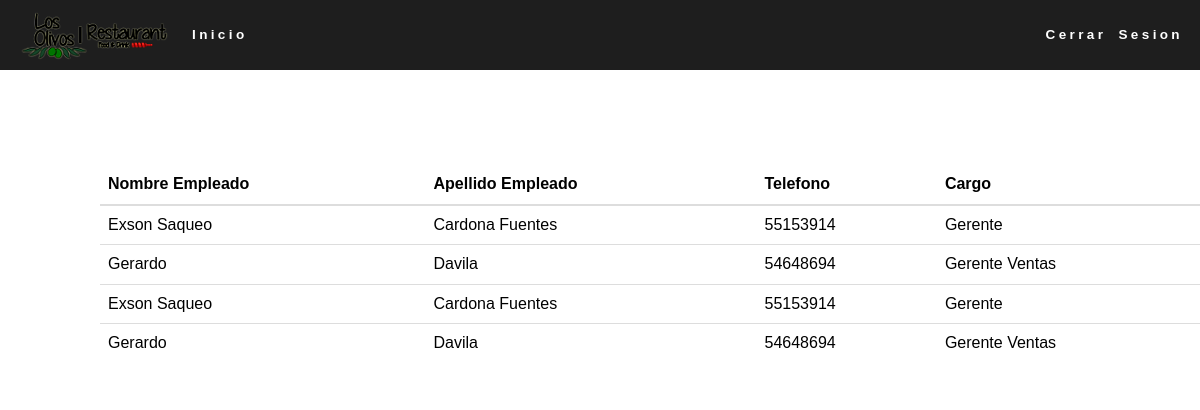
The app's page /empleados.php (signed in) with its own data.
### tables this page shows
CREATE TABLE IF NOT EXISTS `empleados` (
  `idEmpleados` int(11) NOT NULL AUTO_INCREMENT,
  `Nombre_Empleado` varchar(45) DEFAULT NULL,
  `Apellido_Empleado` varchar(45) DEFAULT NULL,
  `Telefono` varchar(45) DEFAULT NULL,
  `Direccion_Empleado` varchar(45) DEFAULT NULL,
  `Cargo` varchar(45) DEFAULT NULL,
  `usuario` varchar(45) NOT NULL,
  `password` varchar(45) NOT NULL,
  PRIMARY KEY (`idEmpleados`)
);

### empleados.php (the view, shortened to what this page needs)
<!DOCTYPE html>
<html>
    <link rel="stylesheet" href="css/normalize.css">
    <link rel="stylesheet" href="css/main.css" media="screen" type="text/css">
    <link rel="stylesheet" href="css/bootstrap.css">
    <link rel="stylesheet" href="css/style-portfolio.css">
    <link rel="stylesheet" href="css/picto-foundry-food.css" />
    <link rel="stylesheet" href="css/jquery-ui.css">
    <link href="css/font-awesome.min.css" rel="stylesheet">
</head>
<body>
    <nav class="navbar navbar-default navbar-fixed-top" role="navigation">
        <div class="container-fluid">
            <div class="navbar-header">
                <a class="navbar-brand" href="#"><img src="images/logo72.png" alt="Inicio"></a>
            </div>
            <div class="collapse navbar-collapse" id="bs-example-navbar-collapse-1">
                <ul class="nav navbar-nav main-nav   ">
                    <li><a class="color_animation" href="contenido.php">Inicio</a></li>
                </ul>
<?php
    if($_SESSION['valido']==0){
    echo "<div align='center'>";
        echo "<img class='img-responsive' src='images/logo72.png' alt='restringido'>";
        echo "<a class='btn btn-warning' href='index.php'>Login</a>";
    echo "</div>";
    }
else
    {
?>
                <ul class="nav navbar-nav main-nav  clear navbar-right navbar-raght">
                    <li><a class="color_animation" href="cerrarsesion.php">Cerrar Sesion</a></li>
                </ul>
            </div>
        </div>
        </nav>
        <div class="container-fluid">
            <div class="row">
                <div class="col-md col-lg-offset-1">
                    <table class="table table-hover table-responsive">
                       <tbody>
                            <div class="container-fluid">
   <div class="row">
    <div class="col-md-5">
      <table class="table table-hover table-responsive">
     <thead>
        <tr>
          <th>Nombre Empleado</th>
          <th>Apellido Empleado</th>
          <th>Telefono</th>
          <th>Cargo</th>
                 </tr>
      </thead>
    <tbody>
<?php
 $con = mysqli_connect('mysql.hostinger.es', 'u365468925_proye', 'paginasweb2015', 'u365468925_proye');
  $query="SELECT * FROM `empleados`";
  $record = mysqli_query($con,$query);
      while ($dato = mysqli_fetch_array($record)) {
                                   echo "<tr>";
                                    echo "<td>".$dato['Nombre_Empleado']."</td>";
                                    echo "<td>".$dato['Apellido_Empleado']."</td>";
                                    echo "<td>".$dato['Telefono']."</td>";
                                    echo "<td>".$dato['Cargo']."</td><br>";
                                    echo "<tr>";
                              }
                        ?>
                        </tbody>
                    </table>
                </div>
            </div>
        </div >
    </body>
</html>
<?php
}
?>

### css/main.css (style rules this page uses)
*, *:before, *:after { -moz-box-sizing: border-box; box-sizing: border-box; -webkit-font-smoothing: antialiased; }
body, html { margin: 0; padding: 0; height: 100%; }
.clear::after { content: ""; display: table; clear: both; }
h1, h2, p, span, a { font-family: "museo-sans", helvetica, sans-serif; color: #2f2e2f; margin: 0; padding: 0; }
.color_animation { word-spacing: 5px; margin-right: -30px; margin-left: -30px !important; color: white !important; -webkit-transition: color 0.3s ease-out; -moz-transition: color 0.3s ease-in-out; -o-transition: color 0.3s ease-in-out; -ms-transition: color 0.3s ease-in-out; transition: color 0.3s ease-in-out; }
.navbar-brand { font-family: 'Pacifico', cursive; font-size: 34px !important; text-decoration: none; color: white !important; }
nav { background: #1E1E1E !important; font-size: 18px; color: white !important; }
li { color: white !important; word-spacing: 5px !important; }
.navbar-default { border: 0 !important; }
@media (min-width: 660px) { .navbar-default { height: 70px; padding-top: 10px; } }
@media (min-width: 660px) { nav li { padding-right: -15px; } }
@media (min-width: 660px) { .navbar-brand { font-family: 'Pacifico', cursive; font-size: 34px !important; text-decoration: none; color: white !important; } }
@media (min-width: 660px) { nav { position: fixed; display: block; position: fixed; width: 100%; height: 55px; z-index: 100; margin: 0; padding: 0; background-color: #1e1e1e; text-align: center; } }
@media (min-width: 660px) { .main-nav { padding: 0; margin: 18px auto 0 auto; } }
@media (min-width: 660px) { .main-nav li { display: inline-block; list-style: none; margin: 0 29px 0 29px; } }
@media (min-width: 660px) { .logo a, .main-nav a { font-size: 0.75000em; font-weight: 700; letter-spacing: 0.250em; text-decoration: none; color: #fff; display: block; text-align: center; padding: 2px 0; transition: color 0.3s ease-in-out; } }
@media (min-width: 1100px) { .logo a, .main-nav a { text-decoration: none; color: white; display: block; text-align: center; padding: 3px 1px; } }
@media (min-width: 1100px) { .main-nav { float: right; padding: 0; margin: 0; margin: 18px 20px 0 0; } }
@media (min-width: 1100px) { .main-nav li { display: inline-block; list-style: none; margin: 0 32px 0 32px; } }

### records on screen
empleados: Nombre_Empleado "Exson Saqueo", Apellido_Empleado "Cardona Fuentes", Telefono "55153914", Cargo "Gerente"
empleados: Nombre_Empleado "Gerardo", Apellido_Empleado "Davila", Telefono "54648694", Cargo "Gerente Ventas"
empleados: Nombre_Empleado "Exson Saqueo", Apellido_Empleado "Cardona Fuentes", Telefono "55153914", Cargo "Gerente"
empleados: Nombre_Empleado "Gerardo", Apellido_Empleado "Davila", Telefono "54648694", Cargo "Gerente Ventas"
